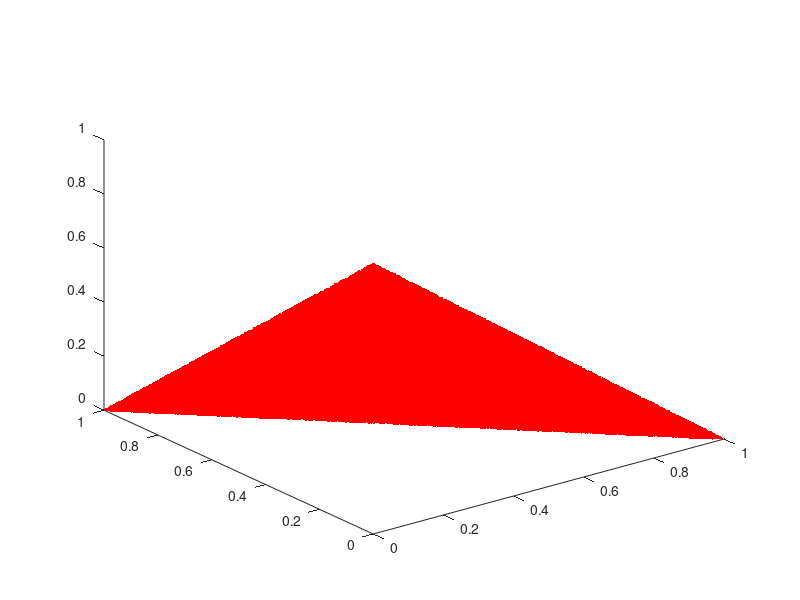

MATLAB code to generate this figure:
m = 3; % the number of objectives 
N = 100000; % the number of points
rand_points = rand(N,m);

%% Generate randomly
rand_points(:,1) = 1 - rand_points(:,1).^(1/(m-1));
for j = 2:m-1
    rand_points(:,j) = (1 - sum(rand_points(:,1:j-1),2)) .* (1 - rand_points(:,j).^(1/(m-j))); %
end
rand_points(:,m) = 1 - sum(rand_points(:,1:m-1),2);

%% Generate not randomly
%rand_points = rand_points./repmat(sum(rand_points,2),1,m);
% rand_points = rand_points./repmat(sqrt(sum(rand_points.^2,2)),1,m);
% rand_points = rand_points./repmat(sum(rand_points,2),1,m);
%% Plot
plot3(rand_points(:,1),rand_points(:,2),rand_points(:,3),'r.')
sum(rand_points(:,1:m-1),2)
